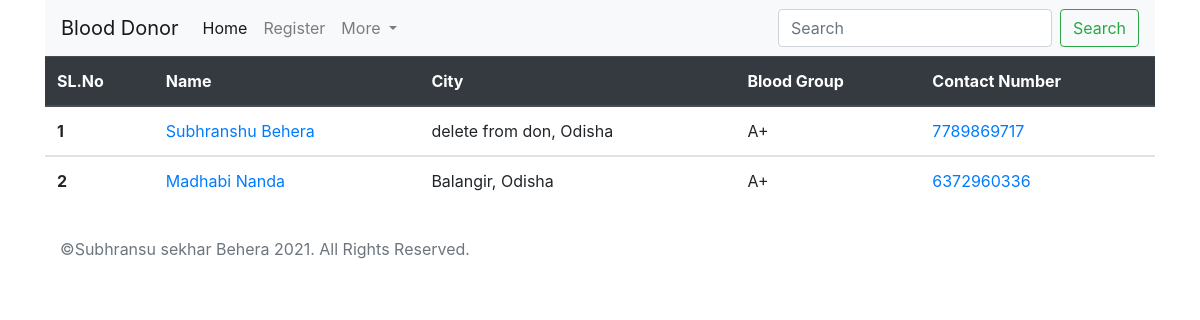
The page /index.php?data=A+ on the database its author committed.
### tables this page shows
CREATE TABLE `donor` (
  `id` int(11) NOT NULL,
  `name` varchar(30) NOT NULL,
  `address` text NOT NULL,
  `city` varchar(20) NOT NULL,
  `state` varchar(20) NOT NULL,
  `pin` varchar(10) NOT NULL,
  `bgroup` varchar(5) NOT NULL,
  `contact` varchar(10) NOT NULL,
  `password` varchar(20) NOT NULL
);

### configurations.inc.php (called while the page is built, shortened)
<?php
$table = "donor";
?>

### index.php (the view, shortened to what this page needs)
<?php
    include("header.php");
    include("db.php");
?>
<?php
$sql = "SELECT * FROM $table";
if(isset($_GET["data"])) {
  $data = $_GET["data"];
  if($data != "") {
    $sql = "SELECT * FROM $table WHERE bgroup like '$data' or name like '$data' or city like '$data'";
  }
}
$result = mysqli_query($con, $sql);
?>
<table class="table">
  <thead class="thead-dark">
    <tr>
      <th scope="col">SL.No</th>
      <th scope="col">Name</th>
      <th scope="col">City</th>
      <th scope="col">Blood Group</th>
      <th scope="col">Contact Number</th>
    </tr>
  </thead>
  <?php if($result) {
      $sl = 1;
      $tot = mysqli_num_rows($result);
      if($tot>0) {
        while($row = mysqli_fetch_assoc($result)) {
  ?>
  <tbody>
      <tr>
        <th scope="row"><?php echo $sl ?></th>
        <td><a href="details.php?ref=<?php echo $row["id"]; ?>"><?php echo $row["name"] ?></a></td>
        <td><?php echo $row["city"] ?>, <?php echo $row["state"] ?></td>
        <td><?php echo $row["bgroup"] ?></td>
        <td><a href="tel:+91<?php echo $row["contact"] ?>"><?php echo $row["contact"] ?></a></td>
      </tr>
  <?php
            $sl = $sl + 1;
        }
      }
    }
  ?>
  </tbody>
</table>
<?php include("footer.php"); ?>

### rows shown on the page
donor: name "Subhranshu Behera", city "delete from don", state "Odisha", bgroup "A+", contact "7789869717"
donor: name "Madhabi Nanda", city "Balangir", state "Odisha", bgroup "A+", contact "6372960336"

### other values the page prints
$owner_name "Subhransu sekhar Behera"
